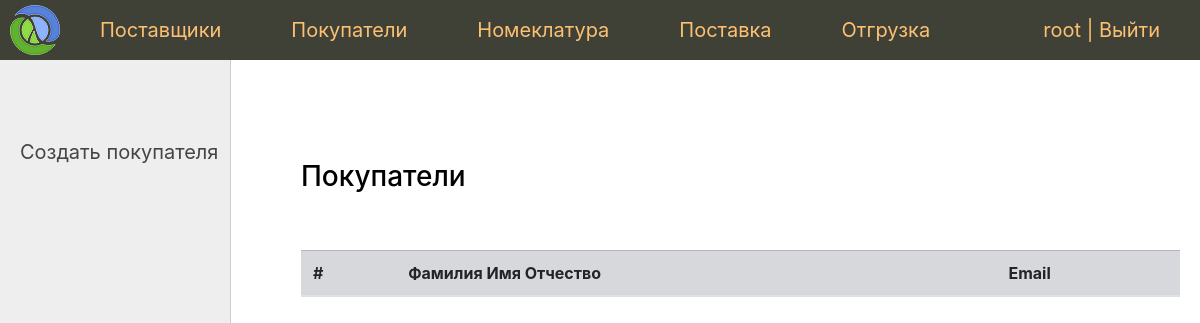
Before: /buyer/ (signed in) with the older database file.
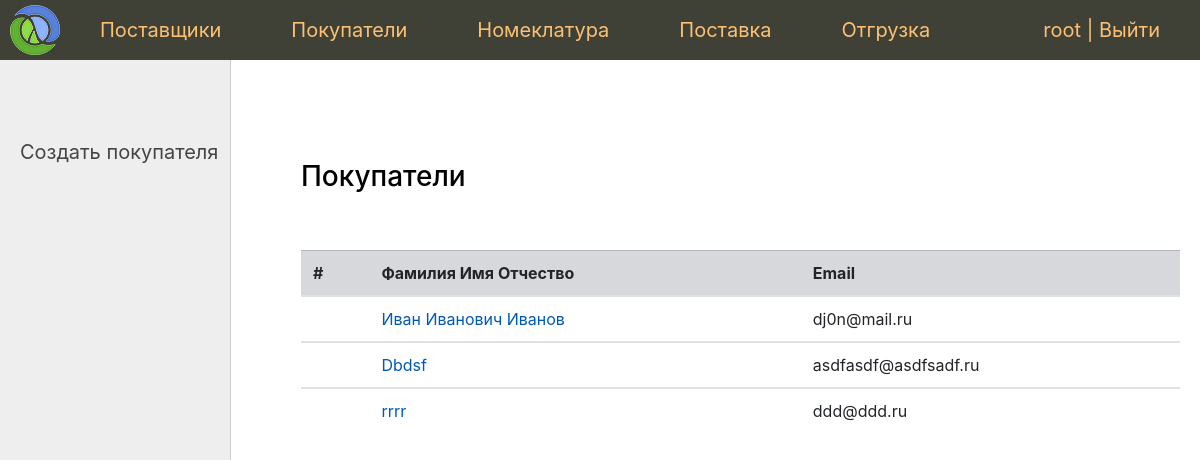
After: the same page with the newer database file.
### app/contactor/models.py (models this page shows, shortened)
class Buyer(models.Model):
    person = models.OneToOneField(
        Person,
        on_delete=models.CASCADE,
        verbose_name='Покупатель'
    )
    class Meta:
        verbose_name = 'Покупатель'
        verbose_name_plural = 'Покупатели'
    def get_absolute_url(self):
        return reverse('buyer', kwargs={'pk': self.pk})

class Person(models.Model):
    full_name = models.CharField('Фамилия Имя Отчество', max_length=100)
    email = models.EmailField('Email', unique=True)
    phone = models.IntegerField('Телефон', unique=True)
    class Meta:
        verbose_name = 'Контактное лицо'
        verbose_name_plural = 'Контактные лица'

### app/contactor/views.py (the view)
# urls.py: path('buyer/', BuyerListView.as_view(), name='buyer_list'),  #
class BuyerListView(SuperUserRequiredMixin, DataMixin, ListView):
    model = Buyer
    template_name = 'contactor/buyer_list.html'
    context_object_name = 'buyers'
    def get_context_data(self, *, object_list=None, **kwargs):
        context = super().get_context_data(**kwargs)
        context.update(
            self.get_user_context(
                title='Покупатели',
                left_menu=buyer_menu
            )
        )
        return context

### app/core/mixin.py (called while the page is built)
    def dispatch(self, request, *args, **kwargs):
        if not request.user.is_superuser:
            return self.handle_no_permission()
        return super().dispatch(request, *args, **kwargs)

    def get_user_context(self, **kwargs):
        context = kwargs
        if self.request.user.is_superuser:
            context['menu'] = menu
        return context

### app/contactor/templates/contactor/buyer_list.html
{% extends 'core/base.html' %}
{% block left_menu %}
    {% include 'core/left_menu.html' %}
{% endblock %}
{% block content %}
<h3>{{ title }}</h3><br><br>
    <table class="table">
    <thead>
    <tr class="table-secondary">
        <th scope="col">#</th>
        <th scope="col">Фамилия Имя Отчество</th>
        <th scope="col">Email</th>
    </tr>
    </thead>
    {% for n in buyers %}
        <tbody>
            <tr>
                <td></td>
                <td><a href="{{ n.get_absolute_url }}">{{ n.person.full_name }}</a></td>
                <td>{{ n.person.email }}</td>
            </tr>
        </tbody>
    {% endfor %}
    </table>
{% endblock %}

### app/core/templates/core/base.html (shortened to what this page needs)
{% load static %}
{% load bootstrap4 %}
{% bootstrap_css %}
<!DOCTYPE html>
<html>
<head>
	<link type="text/css" href="{% static 'sklad/css/styles.css' %}" rel="stylesheet" />
</head>
<body>
<table class="table-page" border=0 cellpadding="0" cellspacing="0">
<tr>
    <td valign=top>
    {% block mainmenu %}
        <div class="header">
            <ul id="mainmenu" class="mainmenu">
                <li class="logo">
                    <a href="{% url 'home' %}"><div class="logo"></div></a>
                </li>
                {% for m in menu %}
                    <li><a href="{% url m.url_name %}">{{m.title}}</a></li>
                {% endfor %}
                {% if request.user.is_authenticated %}
                    <li class="last">{{ user.username }} | <a href="{% url 'logout' %}">Выйти</a></li>
                {% else %}
                    <li class="last"><a href="{% url 'login' %}">Войти</a></li>
                {% endif %}
            </ul>
        </div>
    {% endblock mainmenu %}
<table class="table-content" border=0 cellpadding="0" cellspacing="0">
<tr>
	<td valign="top" class="left-chapters">
        {% block left_menu %}{% endblock %}
    </td>
    <td valign="top" class="content">
	<div class="content-text">
        {% block content %}
        {% endblock %}
	</div>
</td></tr></table>
</td></tr>
</table>
</body>
</html>

Changed rows visible on the page:
added Buyer: person.full_name "Иван Иванович Иванов", person.email "dj0n@mail.ru"
added Buyer: person.full_name "Dbdsf", person.email "asdfasdf@asdfsadf.ru"
added Buyer: person.full_name "rrrr", person.email "ddd@ddd.ru"
